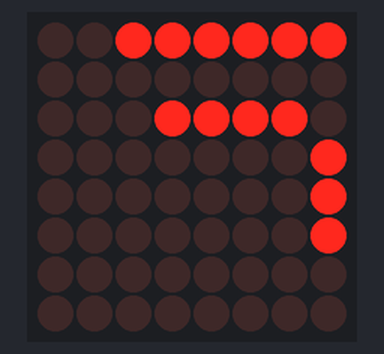
Bench run of a sketch on a simulated ESP8266 (NodeMCU). Shown: 8×8 LED matrix. WiFi joins after 1.5 s; servers stay silent unless stated; network time is answered at once with the bench clock; the local clock reads 2024-03-15 10:24:30 at power-on unless the sketch sets it; what the sketch prints to the serial monitor is not drawn.

Above: at 2.6 s.
At 19.6 s:
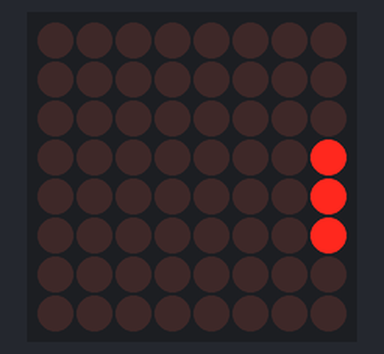
At 38.6 s:
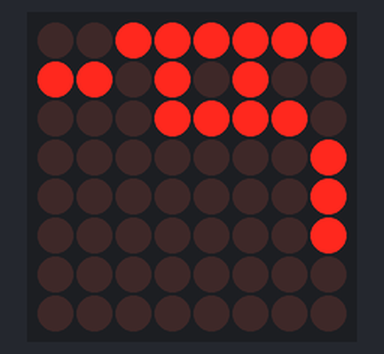

Measured:
- what the display in image 0 shows lasts 1.0 s, from 2.5 s to 3.5 s

The sketch:

ntp_word_clock3.ino
```cpp
#include <NTPClient.h>
// change next line to use with another board/shield
#include <ESP8266WiFi.h>
//#include <WiFi.h> // for WiFi shield
//#include <WiFi101.h> // for WiFi 101 shield or MKR1000
#include <WiFiUdp.h>
//#include "english.h"
#include "english_2.h"
const char *ssid     = "Eskphone";
const char *password = "tanu1234";

//const char *ssid     = "CU_UXB2";
//const char *password = "5giayarx";

unsigned long disp_sec;
unsigned long disp_min;
unsigned long disp_hrs;

WiFiUDP ntpUDP;

// By default 'pool.ntp.org' is used with 60 seconds update interval and
// no offset
NTPClient timeClient(ntpUDP, (28800)); // 8 hours x minutes x seconds offset from gmt

// You can specify the time server pool and the offset, (in seconds)
// additionaly you can specify the update interval (in milliseconds).
// NTPClient timeClient(ntpUDP, "europe.pool.ntp.org", 3600, 60000);

#include <LEDMatrixDriver.hpp>

// This sketch draw marquee text on your LED matrix using the hardware SPI driver Library by Bartosz Bielawski.
// Example written 16.06.2017 by Marko Oette, www.oette.info

// Define the ChipSelect pin for the led matrix (Dont use the SS or MISO pin of your Arduino!)
// Other pins are Arduino specific SPI pins (MOSI=DIN, SCK=CLK of the LEDMatrix) see https://www.arduino.cc/en/Reference/SPI
const uint8_t LEDMATRIX_CS_PIN = D4;

// Number of 8x8 segments you are connecting
const int LEDMATRIX_SEGMENTS = 1;
const int LEDMATRIX_WIDTH    = LEDMATRIX_SEGMENTS * 8;

// The LEDMatrixDriver class instance
LEDMatrixDriver lmd(LEDMATRIX_SEGMENTS, LEDMATRIX_CS_PIN);


boolean blink_enable = true;
boolean blinknow = false;


void setup() {
  Serial.begin(115200);
  WiFi.begin(ssid, password);

  lmd.setEnabled(true);
  lmd.setIntensity(10);

  while ( WiFi.status() != WL_CONNECTED ) {
    delay ( 500 );
    Serial.print ( "." );

  }

  timeClient.begin();
}

unsigned long previousMillis = 0;
int blinkState = LOW;

void loop() {
  // Draw the text to the current position

  unsigned long currentMillis = millis();
  if (currentMillis - previousMillis >= 1000) {
    // save the last time you blinked the LED
    previousMillis = currentMillis;

    // if the LED is off turn it on and vice-versa:
    if (blinkState == LOW) {
      blinkState = HIGH;
    } else {
      blinkState = LOW;
    }
  }

  // Toggle display of the new framebuffer
  lmd.display();

  // Wait to let the human read the display

  timeClient.update();
  delay(1000);
  updateTime();
  display_time();
}


void display_time() {
  {
    // The mask is used to get the column bit from the sprite row
    byte mask = B10000000;

    for ( int iy = 0; iy < 8; iy++ )
    {
      for ( int ix = 0; ix < 8; ix++ )
      {
        if (blinkState == LOW) {
          lmd.setPixel(ix, iy, (bool)((minutes_a[0][iy] | hours_a[disp_hrs][iy]) & mask ));

        }
        else {
          lmd.setPixel(ix, iy, (bool)((minutes_a[disp_min][iy] | hours_a[disp_hrs][iy]) & mask ));
        }

        //Serial.print(hours_a[disp_hrs][iy]);

        // shift the mask by one pixel to the right
        mask = mask >> 1;
      }

      // reset column mask
      mask = B10000000;
    }
    //Serial.println(":");
  }


}


void updateTime() {
  // Adjust 2.5 minutes = 150 seconds forward
  // So at 12:03 it already reads "five past 12"
  //DateTime now = rtc.now().unixtime() + 150;


  disp_min = timeClient.getMinutes();
  disp_hrs = timeClient.getHours();
  disp_min /= 5;


  if (disp_min >= min_offset)
    ++disp_hrs %= 12;
  else
    disp_hrs   %= 12;
}
```

english_2.h
```cpp
/*

 HATWENTY
 FIFVTEEN
 LF*PASTO
 NINEIGHT
 ONETHREE
 TWELEVEN
 FOURFIVE
 SIXSEVEN

 // */

const int min_offset=7; // 12:00 + 5*7 min = twentyfive to ONE

byte minutes_a[12][8] ={
  { // o'clock
     0B00000000,
    0B00000000,
    0B00000000,
    0B00000000,
    0B00000000,
    0B00000000,
    0B00000000,
    0B00000000
  }
  , { // five past
    0B00000000,
    0B11010100,
    0B00011110,
    0B00000000,
    0B00000000,
    0B00000000,
    0B00000000,
    0B00000000
  }
  , { // ten past
    0B00000000,
    0B00001101,
    0B00011110,
    0B00000000,
    0B00000000,
    0B00000000,
    0B00000000,
    0B00000000
  }
  ,{ // fifteen past
    0B00000000,
    0B11101111,
    0B00011110,
    0B00000000,
    0B00000000,
    0B00000000,
    0B00000000,
    0B00000000
  }
  ,{ // twenty past
    0B00111111,
    0B00000000,
    0B00011110,
    0B00000000,
    0B00000000,
    0B00000000,
    0B00000000,
    0B00000000
  }
  ,{ // twentyfive past
    0B00111111,
    0B11010100,
    0B00011110,
    0B00000000,
    0B00000000,
    0B00000000,
    0B00000000,
    0B00000000
  }
  ,{ // half past
    0B11000000,
    0B00000000,
    0B11011110,
    0B00000000,
    0B00000000,
    0B00000000,
    0B00000000,
    0B00000000
  }
  ,{ // twentyfive to
    0B00111111,
    0B11010100,
    0B00000011,
    0B00000000,
    0B00000000,
    0B00000000,
    0B00000000,
    0B00000000
  }
  ,{ // twenty to
    0B00111111,
    0B00000000,
    0B00000011,
    0B00000000,
    0B00000000,
    0B00000000,
    0B00000000,
    0B00000000
  }
  ,{ // fifteen to
    0B00000000,
    0B11101111,
    0B00000011,
    0B00000000,
    0B00000000,
    0B00000000,
    0B00000000,
    0B00000000
  }
  ,{ // ten to
    0B00000000,
    0B00001101,
    0B00000011,
    0B00000000,
    0B00000000,
    0B00000000,
    0B00000000,
    0B00000000
  }
  ,{ // five to
    0B00000000,
    0B11010100,
    0B00000011,
    0B00000000,
    0B00000000,
    0B00000000,
    0B00000000,
    0B00000000
  }
};

byte hours_a[12][8] ={
  { // twelve
    0B00000000,
    0B00000000,
    0B00000000,
    0B00000000,
    0B00000000,
    0B11110110,
    0B00000000,
    0B00000000
  }
  ,{ // one
    0B00000000,
    0B00000000,
    0B00000000,
    0B00000000,
    0B11100000,
    0B00000000,
    0B00000000,
    0B00000000
  }
  ,{ // two
    0B00000000,
    0B00000000,
    0B00000000,
    0B00000000,
    0B00000000,
    0B11000000,
    0B01000000,
    0B00000000
  }
  ,{ // three
    0B00000000,
    0B00000000,
    0B00000000,
    0B00000000,
    0B00011111,
    0B00000000,
    0B00000000,
    0B00000000
  }
  ,{ // four
    0B00000000,
    0B00000000,
    0B00000000,
    0B00000000,
    0B00000000,
    0B00000000,
    0B11110000,
    0B00000000
  }
  ,{ // five
    0B00000000,
    0B00000000,
    0B00000000,
    0B00000000,
    0B00000000,
    0B00000000,
    0B00001111,
    0B00000000
  }
  ,{ // six
    0B00000000,
    0B00000000,
    0B00000000,
    0B00000000,
    0B00000000,
    0B00000000,
    0B00000000,
    0B11100000
  }
  ,{ // seven
    0B00000000,
    0B00000000,
    0B00000000,
    0B00000000,
    0B00000000,
    0B00000000,
    0B00000000,
    0B00011111
  }
  ,{ // eight
    0B00000000,
    0B00000000,
    0B00000000,
    0B00011111,
    0B00000000,
    0B00000000,
    0B00000000,
    0B00000000
  }
  ,{ // nine
    0B00000000,
    0B00000000,
    0B00000000,
    0B11110000,
    0B00000000,
    0B00000000,
    0B00000000,
    0B00000000
  }
  ,{ // ten
    0B00000000,
    0B00000000,
    0B00000000,
    0B00000001,
    0B00000001,
    0B00000001,
    0B00000000,
    0B00000000
  }
  ,{ // eleven
    0B00000000,
    0B00000000,
    0B00000000,
    0B00000000,
    0B00000000,
    0B00111111,
    0B00000000,
    0B00000000
  }
};

const char blinky[8] ={
  0B00000000,
  0B00000000,
  0B00100000,
  0B00000000,
  0B00000000,
  0B00000000,
  0B00000000,
  0B00000000
};
```
